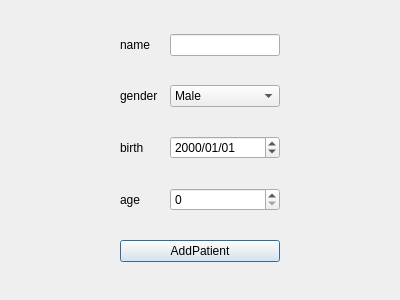
<?xml version="1.0" encoding="UTF-8"?>
<ui version="4.0">
 <class>PatientForm</class>
 <widget class="QDialog" name="PatientForm">
  <property name="geometry">
   <rect>
    <x>0</x>
    <y>0</y>
    <width>400</width>
    <height>300</height>
   </rect>
  </property>
  <property name="windowTitle">
   <string>AddPatient</string>
  </property>
  <layout class="QGridLayout" name="gridLayout">
   <item row="3" column="3">
    <widget class="QSpinBox" name="ageSelector">
     <property name="maximum">
      <number>199</number>
     </property>
    </widget>
   </item>
   <item row="1" column="1">
    <widget class="QLabel" name="label_2">
     <property name="text">
      <string>gender</string>
     </property>
    </widget>
   </item>
   <item row="2" column="3">
    <widget class="QDateEdit" name="dateSelector">
     <property name="displayFormat">
      <string>yyyy/MM/dd</string>
     </property>
    </widget>
   </item>
   <item row="3" column="1" colspan="2">
    <widget class="QLabel" name="label_4">
     <property name="text">
      <string>age</string>
     </property>
    </widget>
   </item>
   <item row="2" column="4">
    <spacer name="horizontalSpacer">
     <property name="orientation">
      <enum>Qt::Horizontal</enum>
     </property>
     <property name="sizeHint" stdset="0">
      <size>
       <width>40</width>
       <height>20</height>
      </size>
     </property>
    </spacer>
   </item>
   <item row="1" column="3">
    <widget class="QComboBox" name="genderSelector">
     <item>
      <property name="text">
       <string>Male</string>
      </property>
     </item>
     <item>
      <property name="text">
       <string>Female</string>
      </property>
     </item>
    </widget>
   </item>
   <item row="0" column="1" colspan="2">
    <widget class="QLabel" name="label">
     <property name="text">
      <string>name</string>
     </property>
    </widget>
   </item>
   <item row="2" column="1">
    <widget class="QLabel" name="label_3">
     <property name="text">
      <string>birth</string>
     </property>
    </widget>
   </item>
   <item row="0" column="3">
    <widget class="QLineEdit" name="nameEdit"/>
   </item>
   <item row="1" column="0">
    <spacer name="horizontalSpacer_2">
     <property name="orientation">
      <enum>Qt::Horizontal</enum>
     </property>
     <property name="sizeHint" stdset="0">
      <size>
       <width>40</width>
       <height>20</height>
      </size>
     </property>
    </spacer>
   </item>
   <item row="4" column="1" colspan="3">
    <widget class="QPushButton" name="addPatientBtn">
     <property name="text">
      <string>AddPatient</string>
     </property>
    </widget>
   </item>
  </layout>
 </widget>
 <resources/>
 <connections/>
</ui>
